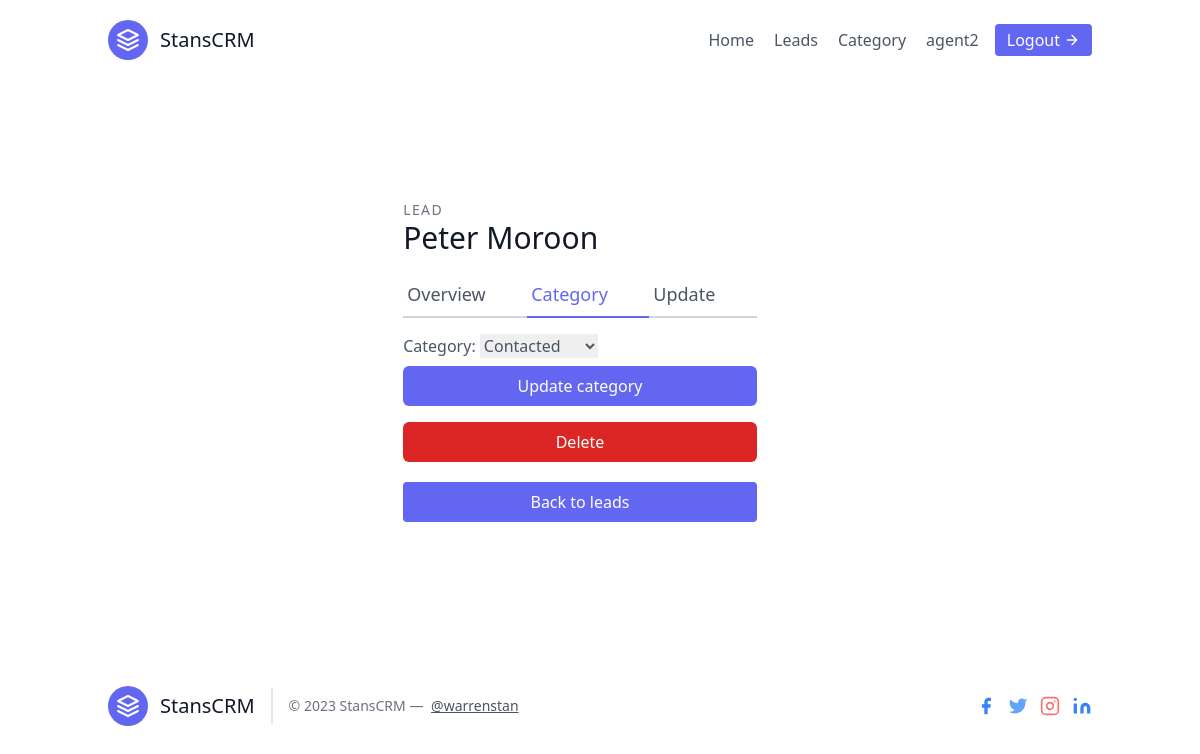
/category/2 (signed in), run on the app's committed database.
### leads/models.py (models this page shows, shortened)
class User(AbstractUser):
    is_organiser = models.BooleanField(default=True)
    is_agent = models.BooleanField(default=False)

class Lead(models.Model):
    SOURCE_CHOICES = (
        ('Facebook', 'Facebook'),
        ('Instagram', 'Instagram'),
        ('Google', 'Google'),
        ('YouTube', 'YouTube'),
        ('Newsletter', 'Newsletter'),
    )
    first_name = models.CharField(max_length=20)
    last_name = models.CharField(max_length=20)
    age = models.IntegerField(default=0)
    email = models.EmailField(default="lead@example.com")
    phone = models.CharField(max_length=20, default=+44)
    description = models.CharField(max_length=255, blank=True, null=True)
    date_added = models.DateTimeField(auto_now_add=True)
    source = models.CharField(choices=SOURCE_CHOICES, max_length=100)
    organisations = models.ForeignKey(UserProfile, on_delete=models.CASCADE)
    agent = models.ForeignKey("Agent", null=True, blank=True, on_delete=models.SET_NULL)
    category = models.ForeignKey("Category",null=True, blank=True, related_name="leads", on_delete=models.SET_NULL)

### leads/views.py (the view, shortened to what this page needs)
# urls.py: path('category/<int:pk>',views.LeadCategoryUpdateView.as_view(), name='lead-category-update'),
class LeadCategoryUpdateView(LoginRequiredMixin, generic.UpdateView):
    template_name = 'lead_category_update.html'
    form_class = LeadcategoryUpdateForm
    context_object_name = 'lead'
    def get_queryset(self):
        user = self.request.user
        if user.is_organiser:
            queryset = Lead.objects.filter(organisations=user.userprofile)
        else:
            queryset = Lead.objects.filter(organisations=user.agent.organisations)
            queryset = queryset.filter(agent__user=user)
        return queryset

### leads/forms.py
class LeadcategoryUpdateForm(forms.ModelForm):
    class Meta:
        model = Lead
        fields = ("category",)

### leads/models.py (called while the page is built)
    def __str__(self):
        return self.name

### leads/templates/lead_category_update.html (shortened to what this page needs)
{% extends 'base.html' %}
{% load static %}
{% load tailwind_filters %}
{% block content %}
<section class="text-gray-600 body-font overflow-hidden">
    <div class="container px-5 py-24 mx-auto">
      <div class="lg:w-4/5 mx-auto flex justify-center flex-wrap">
        <div class="lg:w-1/2 w-full lg:pr-10 lg:py-6 mb-6 lg:mb-0">
          <h2 class="text-sm title-font text-gray-500 tracking-widest">LEAD</h2>
          <h1 class="text-gray-900 text-3xl title-font font-medium mb-4"> {{lead.first_name}} {{lead.last_name}}</h1>
          <div class="flex mb-4">
            <a  href=" {% url 'leads:lead-detail' lead.pk  %} "  class="flex-grow border-b-2 border-gray-300 py-2 text-lg px-1"  >Overview</a>
            <a href="{% url 'leads:lead-category-update' lead.pk %}"  class="flex-grow text-indigo-500 border-b-2 border-indigo-500 py-2 text-lg px-1">Category</a>
            <a href="{% url 'leads:lead-update' lead.pk %}" class="flex-grow border-b-2 border-gray-300 py-2 text-lg px-1"   >Update</a>
          </div>
          <form action="" method="POST">
            {{form|crispy}}
            <button class="w-full bg-indigo-500 text-white hover:bg-indigo-700 px-3 py-2 my-2 rounded-md " type="submit">Update category</button>
        </form>
        <div class="flex justify-center">
          <a href="{% url 'leads:lead-confirm-delete' lead.pk %}" class="w-full bg-red-600 text-white text-center hover:bg-red-700 px-3 py-2 my-2 rounded-md">Delete</a>
        </div>
          <div class="flex my-3">
            <a href="{% url 'leads:lead-list' %}" class="w-full text-center text-white bg-indigo-500 border-0 py-2 px-6 focus:outline-none hover:bg-indigo-600 rounded">Back to leads</a>
          </div>
        </div>
      </div>
    </div>
  </section>
{% endblock  %}

### leads/templates/partials/_header.html (shortened to what this page needs)
{% load static %}
<header class="text-gray-600 body-font">
    <div class="container mx-auto flex flex-wrap p-5 flex-col md:flex-row items-center">
      <a class="flex title-font font-medium items-center text-gray-900 mb-4 md:mb-0">
        <svg xmlns="http://www.w3.org/2000/svg" fill="none" stroke="currentColor" stroke-linecap="round" stroke-linejoin="round" stroke-width="2" class="w-10 h-10 text-white p-2 bg-indigo-500 rounded-full" viewBox="0 0 24 24">
            <path d="M12 2L2 7l10 5 10-5-10-5zM2 17l10 5 10-5M2 12l10 5 10-5"></path>
          </svg>
        <span class="ml-3 text-xl">StansCRM</span>
      </a>
      <nav class="md:ml-auto flex flex-wrap items-center text-base justify-center">
        <a href="{% url 'leads:home' %}" class="mr-5 hover:text-indigo-500">Home</a>
        <a href="{% url 'leads:lead-list' %}" class="mr-5 hover:text-indigo-500">Leads</a>
        <a href="{% url 'leads:category-list' %}" class="mr-5 hover:text-indigo-500">Category</a>
      </nav>
      {% if request.user.is_authenticated %}
      {{request.user.username}}
      <a href=" {% url 'logout' %} " class="inline-flex ml-4 items-center bg-gray-100 border-0 py-1 px-3 focus:outline-none text-white bg-indigo-500 hover:bg-indigo-700 rounded text-base mt-4 md:mt-0">Logout
        <svg fill="none" stroke="currentColor" stroke-linecap="round" stroke-linejoin="round" stroke-width="2" class="w-4 h-4 ml-1" viewBox="0 0 24 24">
          <path d="M5 12h14M12 5l7 7-7 7"></path>
        </svg>
      </a>
      {% endif %}
    </div>
  </header>

### data on the page
User: user.username "agent2"
Lead: first_name "Peter", last_name "Moroon", category "Contacted"
